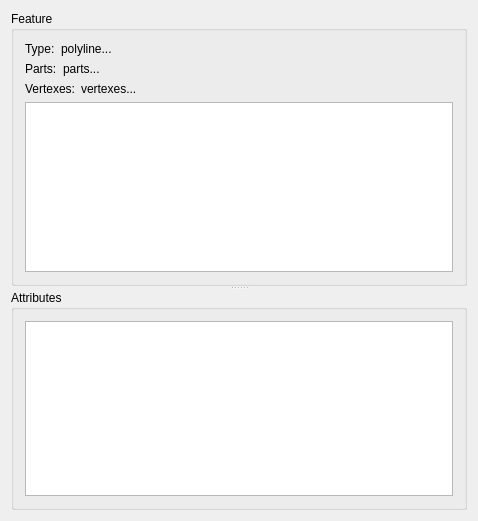
<?xml version="1.0" encoding="UTF-8"?>
<ui version="4.0" stdsetdef="1">
  <author></author>
  <comment>  Copyright 2017 Google Inc.
 Licensed under the Apache License, Version 2.0 (the &quot;License&quot;);
 you may not use this file except in compliance with the License.
 You may obtain a copy of the License at
 http://www.apache.org/licenses/LICENSE-2.0
 Unless required by applicable law or agreed to in writing, software
 distributed under the License is distributed on an &quot;AS IS&quot; BASIS,
 WITHOUT WARRANTIES OR CONDITIONS OF ANY KIND, either express or implied.
 See the License for the specific language governing permissions and
 limitations under the License.
</comment>
  <exportmacro></exportmacro>
  <class>ObjectDetailBase</class>
  <widget class="QDialog" name="ObjectDetailBase">
    <property name="geometry">
      <rect>
        <x>0</x>
        <y>0</y>
        <width>478</width>
        <height>521</height>
      </rect>
    </property>
    <property name="windowTitle">
      <string>Detail</string>
    </property>
    <layout class="QGridLayout">
      <item row="0" column="0">
        <widget class="QSplitter" name="splitter1">
          <property name="orientation">
            <enum>Qt::Vertical</enum>
          </property>
          <widget class="QGroupBox" name="featureBox">
            <property name="title">
              <string>Feature</string>
            </property>
            <layout class="QGridLayout">
              <item row="2" column="0">
                <layout class="QHBoxLayout">
                  <item>
                    <widget class="QLabel" name="textLabel1_2">
                      <property name="text">
                        <string>Vertexes:</string>
                      </property>
                      <property name="wordWrap">
                        <bool>false</bool>
                      </property>
                    </widget>
                  </item>
                  <item>
                    <widget class="QLabel" name="featureVertexesLabel">
                      <property name="sizePolicy">
                        <sizepolicy>
                          <hsizetype>7</hsizetype>
                          <vsizetype>5</vsizetype>
                          <horstretch>0</horstretch>
                          <verstretch>0</verstretch>
                        </sizepolicy>
                      </property>
                      <property name="text">
                        <string>vertexes...</string>
                      </property>
                      <property name="wordWrap">
                        <bool>false</bool>
                      </property>
                    </widget>
                  </item>
                </layout>
              </item>
              <item row="0" column="0">
                <layout class="QHBoxLayout">
                  <item>
                    <widget class="QLabel" name="textLabel1">
                      <property name="text">
                        <string>Type:</string>
                      </property>
                      <property name="wordWrap">
                        <bool>false</bool>
                      </property>
                    </widget>
                  </item>
                  <item>
                    <widget class="QLabel" name="featureTypeLabel">
                      <property name="sizePolicy">
                        <sizepolicy>
                          <hsizetype>7</hsizetype>
                          <vsizetype>5</vsizetype>
                          <horstretch>0</horstretch>
                          <verstretch>0</verstretch>
                        </sizepolicy>
                      </property>
                      <property name="text">
                        <string>polyline...</string>
                      </property>
                      <property name="wordWrap">
                        <bool>false</bool>
                      </property>
                    </widget>
                  </item>
                </layout>
              </item>
              <item row="1" column="0">
                <layout class="QHBoxLayout">
                  <item>
                    <widget class="QLabel" name="featurePartsDesc">
                      <property name="text">
                        <string>Parts:</string>
                      </property>
                      <property name="wordWrap">
                        <bool>false</bool>
                      </property>
                    </widget>
                  </item>
                  <item>
                    <widget class="QLabel" name="featurePartsLabel">
                      <property name="sizePolicy">
                        <sizepolicy>
                          <hsizetype>7</hsizetype>
                          <vsizetype>5</vsizetype>
                          <horstretch>0</horstretch>
                          <verstretch>0</verstretch>
                        </sizepolicy>
                      </property>
                      <property name="text">
                        <string>parts...</string>
                      </property>
                      <property name="wordWrap">
                        <bool>false</bool>
                      </property>
                    </widget>
                  </item>
                </layout>
              </item>
              <item row="3" column="0">
                <widget class="QListView" name="vertexListView">
                  <column>
                    <property name="text">
                      <string>Part/Vertex</string>
                    </property>
                    <property name="clickable">
                      <bool>true</bool>
                    </property>
                    <property name="resizable">
                      <bool>true</bool>
                    </property>
                  </column>
                  <column>
                    <property name="text">
                      <string>Latitude,Longitude,Elevation</string>
                    </property>
                    <property name="clickable">
                      <bool>true</bool>
                    </property>
                    <property name="resizable">
                      <bool>true</bool>
                    </property>
                  </column>
                </widget>
              </item>
            </layout>
          </widget>
          <widget class="QGroupBox" name="attributesBox">
            <property name="title">
              <string>Attributes</string>
            </property>
            <layout class="QGridLayout">
              <item row="0" column="0">
                <widget class="QTableView" name="attributeTable">
                  <column>
                    <property name="text">
                      <string>Name</string>
                    </property>
                  </column>
                  <column>
                    <property name="text">
                      <string>Value</string>
                    </property>
                  </column>
                </widget>
              </item>
            </layout>
          </widget>
        </widget>
      </item>
    </layout>
  </widget>
  <layoutdefault spacing="6" margin="11"/>
  <connections>
  </connections>
</ui>
